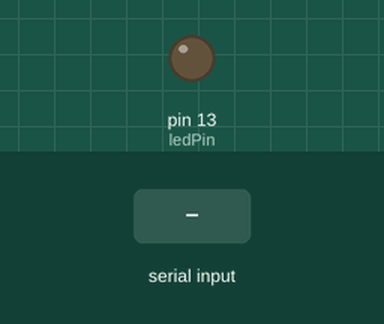
The sketch below on a simulated Arduino Uno, built with avr-gcc and run on an emulated ATmega328P. Parts: output pins drawn as LEDs (lit = HIGH). Dashed ring = blinking. Inputs (shaded band) come from the test bench.

Above: at 1.2 s.
1.3 s: "d" received over Serial
At 1.6 s:
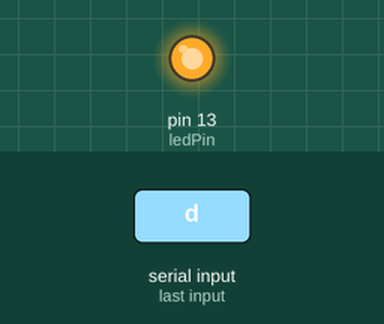
4.3 s: "a" received over Serial
At 5.2 s:
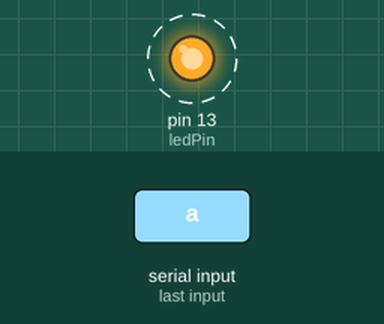
Timing chart, 0 to 8.8 s (numbered marks = the images above; inputs shaded):
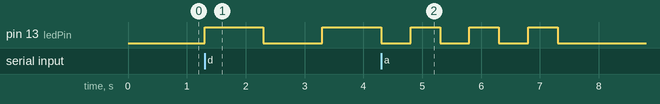

The sketch:

Decision_Tester.ino
```cpp
const int ledPin = 13; // the pin that the LED is attached to
int incomingByte;      // a variable to read incoming serial data into

void setup() {
  // initialize serial communication:
  Serial.begin(9600);
  // initialize the LED pin as an output:
  pinMode(ledPin, OUTPUT);
}

void loop() {
  // see if there's incoming serial data:
  if (Serial.available() > 0) {
    // read the oldest byte in the serial buffer:
    incomingByte = Serial.read();
    // if it's a w flash once slowly


    if (incomingByte == 'w') {
        digitalWrite(8, HIGH);
        delay(2000);
        digitalWrite(8, LOW);
        delay(500);
        //Serial.println("z");
      }
      // if it's a d flash twice normal
      if (incomingByte == 'd') {
        digitalWrite(ledPin, HIGH);
        delay(1000);
        digitalWrite(ledPin, LOW);
        delay(1000);
        digitalWrite(ledPin, HIGH);
        delay(1000);
        digitalWrite(ledPin, LOW);
        delay(500);
        //Serial.println("z"); // tell em we're done
      }
      if (incomingByte == 'a') { // if left flash thrice slowly
        digitalWrite(ledPin, HIGH);
        delay(500);
        digitalWrite(ledPin, LOW);
        delay(500);
        digitalWrite(ledPin, HIGH);
        delay(500);
        digitalWrite(ledPin, LOW);
        delay(500);
        digitalWrite(ledPin, HIGH);
        delay(500);
        digitalWrite(ledPin, LOW);
        delay(500);
        //Serial.println("z");
      }
    }
}
```

Measured:
- after the input at 1.3 s, pin 13 (ledPin): LOW → HIGH at once, → LOW 1.0 s later, → HIGH 1.0 s later
